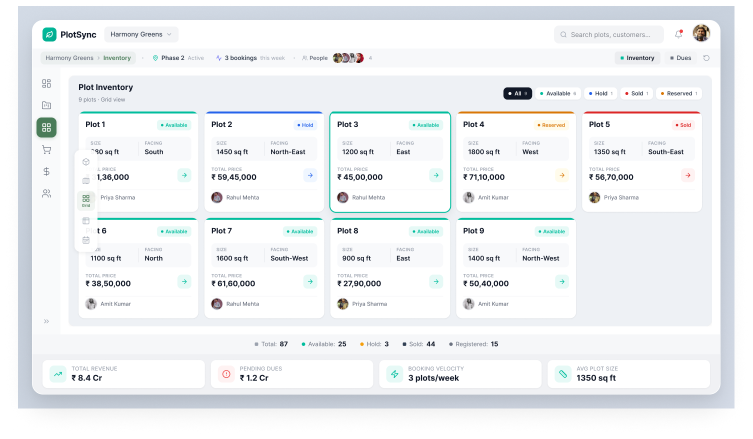
#> input picture src/assets/069b49ca369155aec4e3d39fb32c3e61c520cca2.png, 1505 x 877 px (shown at 1/2 size)
$ python make-transparent.py ../src/assets/069b49ca369155aec4e3d39fb32c3e61c520cca2.png
#> lines starting #> are read from the running program, lines starting #| are printed output that depends on the picture
# Run on any new line-art PNG dropped into /public: turns near-white paper into alpha so the
# sprite works on both light and dark backgrounds.  usage: python3 scripts/make-transparent.py public/foo.png
import sys
from PIL import Image, ImageOps
for p in sys.argv[1:]:
    im = Image.open(p).convert('RGB')
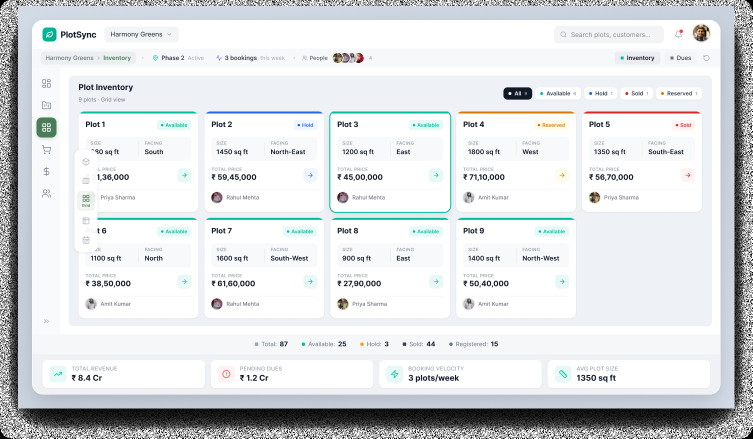
#> im: PIL image 1505x877 RGB (shown at 1/2 size); mean R, G, B 220.7, 223.4, 225.4
    lum = ImageOps.grayscale(im)
    alpha = ImageOps.invert(lum).point(lambda v: 0 if v < 18 else min(255, int((v - 18) * 255 / 237)))
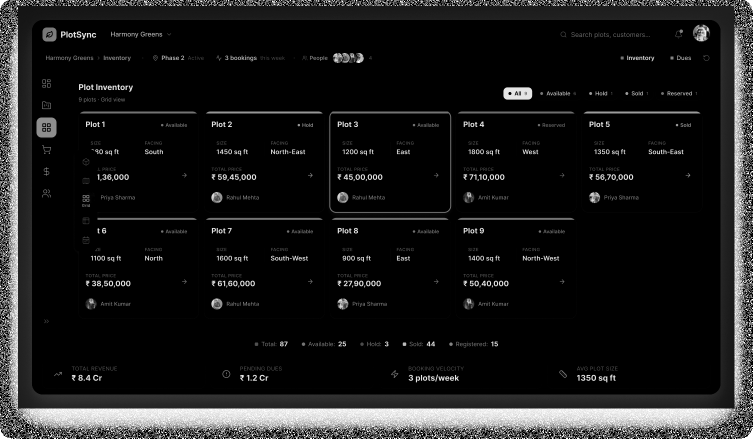
#> alpha: PIL image 1505x877 L (shown at 1/2 size); min 0, max 255, mean 25.9
    out = Image.new('RGBA', im.size, (0, 0, 0, 0)); out.putalpha(alpha); out.save(p, optimize=True)
#> after `out = Image.new('RGBA', im.size, (0, 0, 0, 0))`: out: PIL image 1505x877 RGBA; every value is 0
#> after `out.putalpha(alpha)`:
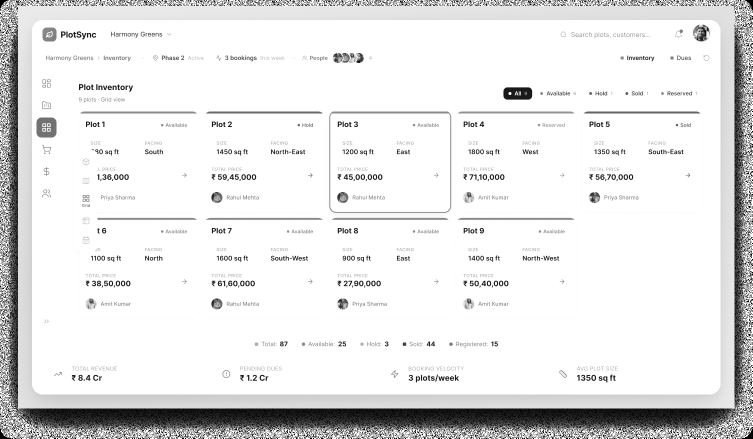
#> out: PIL image 1505x877 RGBA (shown at 1/2 size); mean R, G, B, A 0, 0, 0, 25.9; transparent parts drawn white
    print('ok', p)
